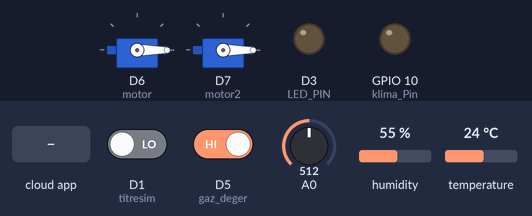
The sketch below on a simulated ESP8266 (NodeMCU). On the bench: 2 × servo, output pins drawn as LEDs (lit = HIGH). The test bench sets the inputs (shaded band); at power-on: D5 (gaz_deger) HIGH, D1 (titresim) LOW, A0 = 512, humidity 55 %, temperature 24 °C. WiFi joins after 1.5 s; servers stay silent unless stated; the audio player accepts every command and is not drawn; the Firebase database answers and starts empty; what the sketch prints to the serial monitor is not drawn.

Above: at 3.2 s.
3.3 s: D5 (gaz_deger) driven LOW
At 5.3 s:
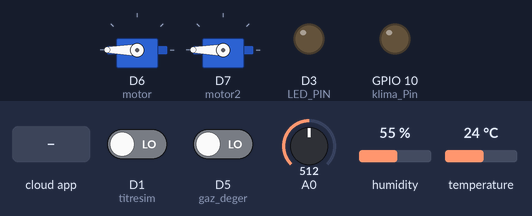
13.0 s: the phone or cloud app sets ledState to 1
At 19.6 s:
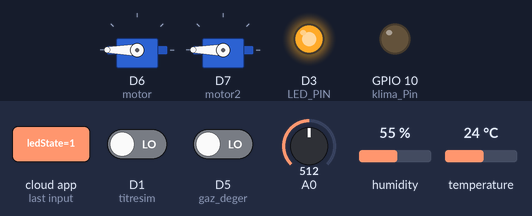
20.2 s: the phone or cloud app sets klimaState to 1
At 27.1 s:
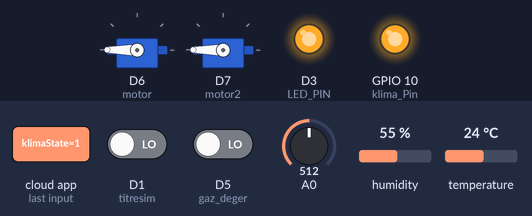
27.4 s: the phone or cloud app sets ledState to 0
At 33.9 s:
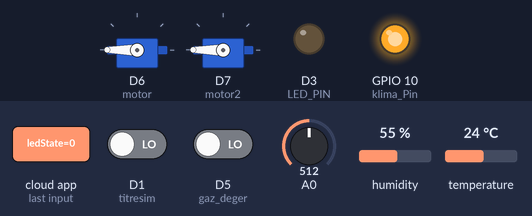
34.6 s: the phone or cloud app sets parkKapisiState to 1
41.7 s: the phone or cloud app sets AnaKapiState to 1
Timing chart, 0 to 48.9 s (numbered marks = the images above; inputs shaded):
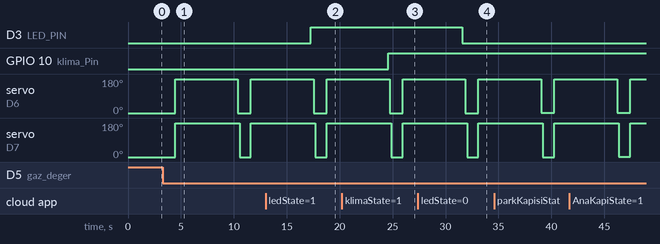

Measured:
- after the input at 3.3 s, servo on D6 (motor): 0° → 180° after 1.2 s, → 0° 5.9 s later, → 180° 1.2 s later; servo on D7 (motor2): 0° → 180° after 1.2 s, → 0° 6.1 s later, → 180° 1.1 s later
- after the input at 13.0 s, D3 (LED_PIN): LOW → HIGH after 4.3 s
- after the input at 20.2 s, GPIO 10 (klima_Pin): LOW → HIGH after 4.4 s
- after the input at 27.4 s, D3 (LED_PIN): HIGH → LOW after 4.2 s

The sketch:

akilliev.ino
```cpp
#include <ESP8266WiFi.h>
#include <FirebaseArduino.h>
#include <DHT.h>
#include <Servo.h>
#include "SoftwareSerial.h"
#include "DFRobotDFPlayerMini.h"
// Firebase projenizin bilgileri.
#define FIREBASE_HOST "hellofirebase-16ac9-default-rtdb.firebaseio.com"
#define FIREBASE_AUTH "ZnMfZs52vDqDpl5up5EfpMptXZMr0ll2TgeJt3Q5"
#define WIFI_SSID "Ali"
#define WIFI_PASSWORD "22224444"
static const uint8_t PIN_MP3_TX = D4; // DFPlayer modülünde RX  pinine
static const uint8_t PIN_MP3_RX = D8; // DFPlayer modülünde TX pinine
SoftwareSerial softwareSerial(PIN_MP3_RX, PIN_MP3_TX);
int valume_degeri =15;
// Oynatıcı objemizi Player adında oluşturuyoruz.
DFRobotDFPlayerMini player;
#define gaz_deger D5
#define titresim 5
#define LED_PIN D3
#define klima_Pin 10
#define DHTPIN 4          // What digital pin we're connected to
#define DHTTYPE DHT11     // DHT 11
#define PIR D0

DHT dht(DHTPIN, DHTTYPE);
float h,t;

Servo motor;
Servo motor2;

void sicaklikNem()
{
   h = dht.readHumidity();
   t = dht.readTemperature();

  if (isnan(h) || isnan(t)) {
    Serial.println("Failed to read from DHT sensor!");
    return;
  }
  // You can send any value at any time.
  // Please don't send more that 10 values per second.
  Firebase.setFloat("humidity", h);
    Firebase.setFloat("temperature", t);
}


void isikDegeri()
{

int isik_degeri = analogRead(A0);

 if(isik_degeri<200)
 {
Firebase.setBool("isikDegeri", false);
 }
 else
 {
Firebase.setBool("isikDegeri", true);
 }
}

void aydninlatma()
{
  int ledState = Firebase.getInt("ledState");
  digitalWrite(LED_PIN, ledState); // LED durumunu ayarlama

}

void klima()
{
  int klimaState = Firebase.getInt("klimaState");
  digitalWrite(klima_Pin, klimaState); // LED durumunu ayarlama

}

void AnaKapi()
{
  int AnaKapiState = Firebase.getInt("AnaKapiState");
 motor2.write(AnaKapiState);
}

void parkKapisi()
{
  int parkKapisiState = Firebase.getInt("parkKapisiState");
 motor.write(parkKapisiState);
}

void otoKlima()
{
  int OtoKlimaState = Firebase.getInt("OtoKlimaState");
if (OtoKlimaState == 1)
    {

if(t>=30)
{
 digitalWrite(klima_Pin, 1);
}
      else
      digitalWrite(klima_Pin, 0);
}
}

void dfPlay(){

   int valume_degeri = Firebase.getInt("SesDegeri");

      player.volume(valume_degeri);

String action = Firebase.getString("dfPlayerState");

  if (action == "play") {
    // Do something
     player.start();
  }
  if (action == "stop") {
    // Do something

      player.pause();
  }
  if (action == "next") {
    // Do something
      player.next();
  }
  if (action == "prev") {
    // Do something
    player.previous();
  }
}


void deprem() {
  bool value = digitalRead(titresim);
  if (value) {
Firebase.setBool("depremState", true);
     player.play(5);
     delay(5000);
     player.reset();
  } else {
Firebase.setBool("depremState", false);
  }
  }


void gazk() {
  bool value = digitalRead(gaz_deger);
  if (!value) {
     motor.write(180);
     motor2.write(180);
Firebase.setBool("GazState", true);
     player.play(6);
     delay(5000);
     player.reset();
  } else {
Firebase.setBool("GazState", false);
  }
  }
void PIRsensor() {
  bool value = digitalRead(PIR);
  if (value) {

   motor.write(0);
  motor2.write(0);
Firebase.setBool("hirsizState", true);
     player.play(7);
     delay(5000);
     player.reset();
  } else {
Firebase.setBool("hirsizState", false);

  }
  }
void hirsizAlarm()
{
  int hirsizState = Firebase.getInt("hirsizAlarm");
  if (hirsizState == 1)
    {
      PIRsensor();
      }

     else
     {
      Firebase.setBool("hirsizState", false);
     }
}

void setup() {
  // put your setup code here, to run once:
 Serial.begin(115200); // Seri haberleşme başlatılıyor
  softwareSerial.begin(9600);

 if (player.begin(softwareSerial)) {
   Serial.println("OK");

    // Ses seviyesini belirliyoruz (0 to 30).
    player.volume(15);
    // sd karttaki ilk müziği oynatıyoruz.

  } else {
    // dfplayer ile bağlantının kurulamadığını yazdırıyoruz.
    Serial.println("Connecting to DFPlayer Mini failed!");

  }
    pinMode(PIR, INPUT);
    pinMode(titresim, INPUT);
    pinMode(A0, INPUT);
    pinMode(LED_PIN, OUTPUT);
    pinMode(klima_Pin,OUTPUT);

    motor.attach(12);
    motor2.attach(13);
    motor.write(0);
    motor2.write(0);
    digitalWrite(LED_PIN, 0); // LED durumunu ayarlama
    digitalWrite(klima_Pin, 0); // LED durumunu ayarlama

  // WiFi bağlantısı kurulumu
  WiFi.begin(WIFI_SSID, WIFI_PASSWORD);
  while (WiFi.status() != WL_CONNECTED) {
    delay(500);
    Serial.print(".");
  }
  Serial.println("WiFi bağlandı");

  // Firebase bağlantısı kurulumu
  Firebase.begin(FIREBASE_HOST, FIREBASE_AUTH);

  // Sensör ve cihazların başlatılması
  dht.begin();
  player.volume(valume_degeri);
}


unsigned long previousMillisDeprem = 0;
unsigned long previousMillisSicaklikNem = 0;
unsigned long previousMillisGaz = 0;
const long intervalSicaklikNem = 2000; // 2 saniyede bir kontrol
const long intervalGaz = 2500; // 2.5 saniyede bir kontrol
const long intervalDeprem = 100; // 0.1 saniyede bir kontrol

void loop() {
  unsigned long currentMillis = millis();

  // Deprem kontrolü
  if (currentMillis - previousMillisDeprem >= intervalDeprem) {
    previousMillisDeprem = currentMillis;
    deprem();
    hirsizAlarm();
  }

  // Sıcaklık ve Nem kontrolü
  if (currentMillis - previousMillisSicaklikNem >= intervalSicaklikNem) {
    previousMillisSicaklikNem = currentMillis;
    sicaklikNem();
  }

  // Gaz kontrolü
  if (currentMillis - previousMillisGaz >= intervalGaz) {
    previousMillisGaz = currentMillis;
    gazk();
  }

  // Diğer sürekli kontrol edilmesi gereken işlevler
  otoKlima();
  isikDegeri();
  aydninlatma();
  klima();
  parkKapisi();
  AnaKapi();
  dfPlay();
  // Not: Bu işlevler, eğer sürekli kontrol edilmesi gerekiyorsa bu şekilde bırakılabilir.
  // Ancak, belirli bir duruma bağlı olarak çalıştırılması gerekiyorsa, uygun koşullar altında çağrılmalıdır.
}
```
